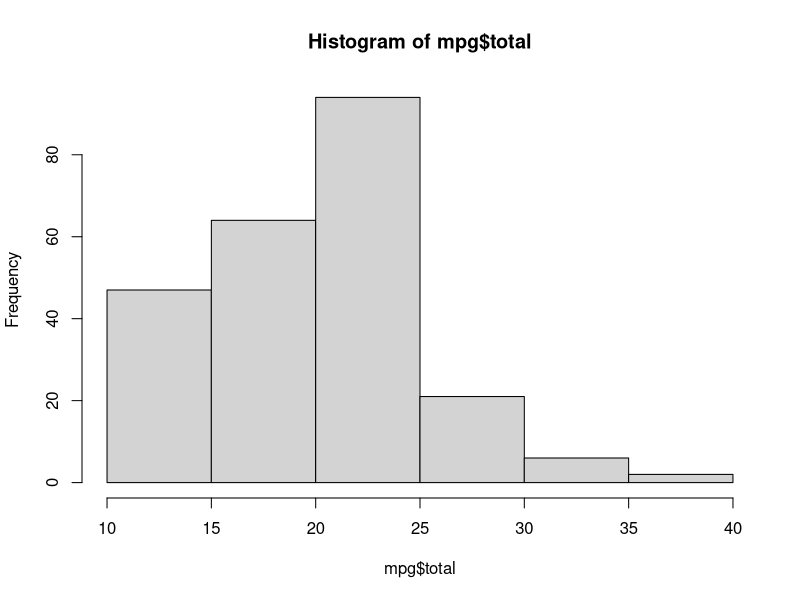
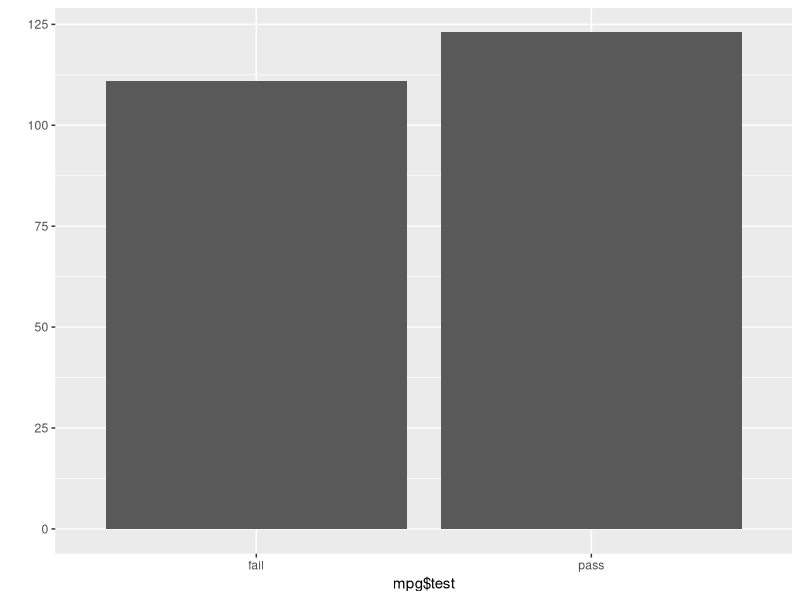
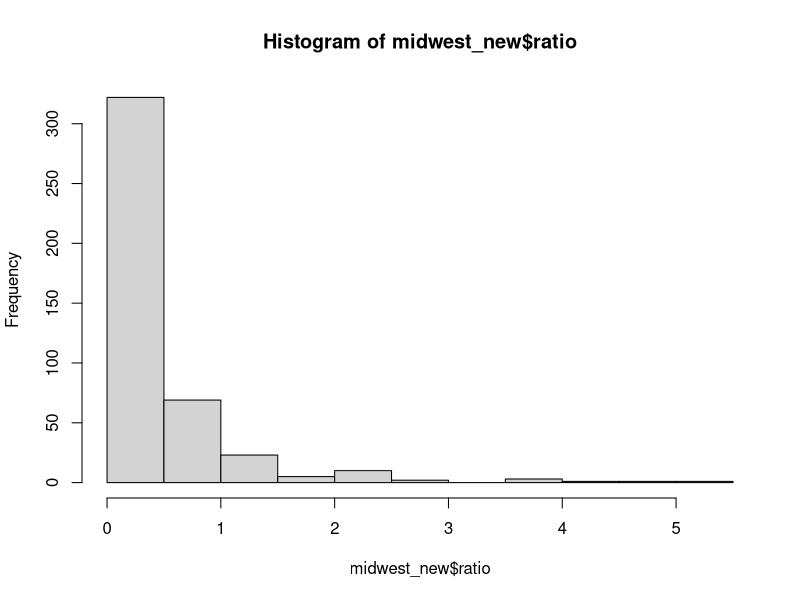
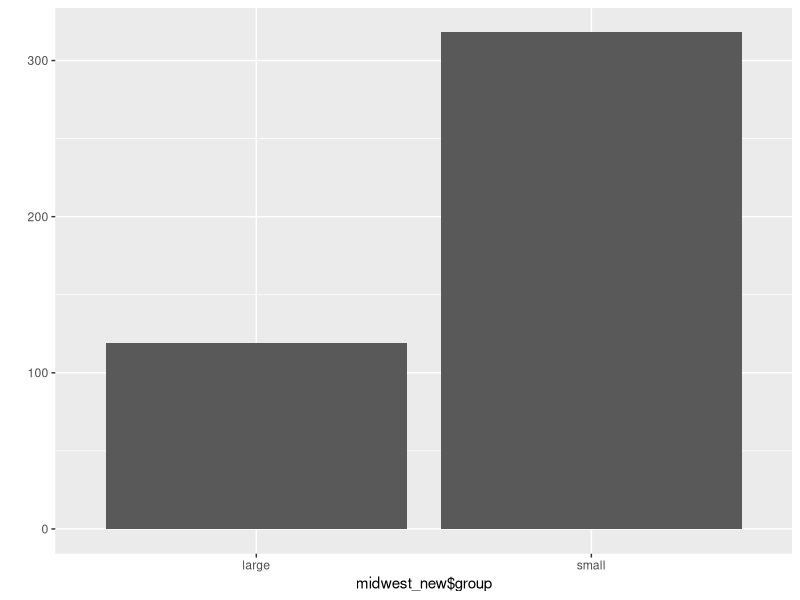

The R source for these figures, in order:
## ---- chunk 1
knitr::opts_chunk$set(echo = FALSE)
## ---- chunk 2
df_midterm <- data.frame(english = c(90, 80, 60, 70),
                         math = c(50, 60, 100, 20),
                         class = c(1, 1, 2, 2))
df_midterm
## ---- chunk 3
library(ggplot2)
mpg <- as.data.frame(ggplot2::mpg)
## ---- chunk 4
head(mpg) # 앞에서부터 6행 출력
## ---- chunk 5
head(mpg, 2) # 앞에서부터 2행 출력
## ---- chunk 6
tail(mpg) # 뒤에서부터 6행 출력
## ---- chunk 7
tail(mpg, 2) # 뒤에서부터 2행 출력
## ---- chunk 8
dim(mpg) # 행, 열 출력
## ---- chunk 9
str(mpg) # 데이터 속성 확인
## ---- chunk 10
summary(mpg) # 행, 열 출력
## ---- chunk 11
library(dplyr)
## ---- chunk 12
mpg_rename <- rename(mpg, city = cty)
str(mpg_rename)
## ---- chunk 13
colnames(mpg_rename)
## ---- chunk 14
colnames(mpg_rename)[9] <- "highway"
colnames(mpg_rename)
## ---- chunk 15
mpg$total <- ( mpg$cty + mpg$hwy ) / 2 # 통합 연비 변수 생성 
head(mpg)
## ---- chunk 16
mean(mpg$total)
summary(mpg$total)
## ---- chunk 17
hist(mpg$total)
## ---- chunk 18
mpg$test <- ifelse(mpg$total > 20, "pass", "fail")
head(mpg)
## ---- chunk 19
table(mpg$test) # 빈도표 출력
## ---- chunk 20
qplot(mpg$test) # 막대 그래프 생성 
## ---- chunk 21
library(ggplot2)
midwest <- as.data.frame(ggplot2::midwest)
str(midwest)
## ---- chunk 22
library(dplyr)
midwest_new <- rename(midwest, total = poptotal, asian = popasian)
str(midwest_new)
## ---- chunk 23
midwest_new$ratio <- midwest_new$asian / midwest_new$total * 100
hist(midwest_new$ratio)
## ---- chunk 24
midwest_new_ratio_mean <- mean(midwest_new$ratio)
midwest_new$group <- ifelse(midwest_new$ratio > midwest_new_ratio_mean, "large", "small")
## ---- chunk 25
table(midwest_new$group)
## ---- chunk 26
qplot(midwest_new$group)
